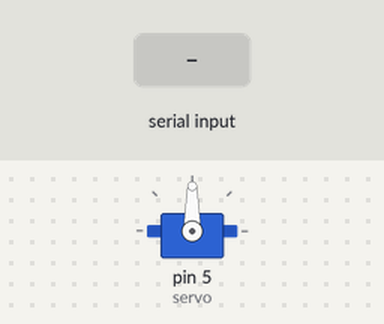
Bench run of a sketch on a simulated Arduino Leonardo, built with avr-gcc and run on an emulated ATmega32U4. Shown: servo. The test bench sets the inputs (shaded band). USB keyboard and mouse output is not drawn.

Above: at 2.2 s.
2.3 s: "30,150\n" received over Serial
At 3.5 s:
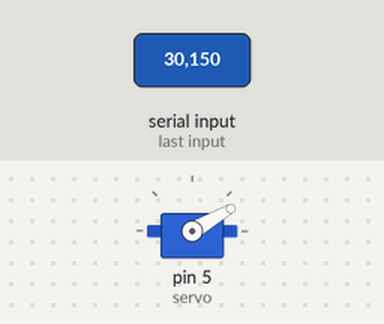
3.8 s: "5\n" received over Serial
At 4.8 s:
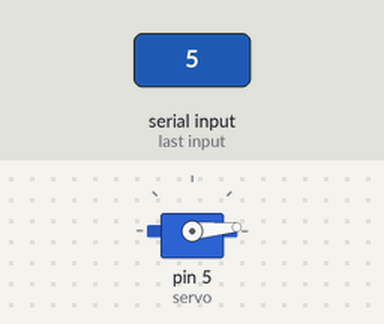
5.3 s: "200\n" received over Serial
At 5.9 s:
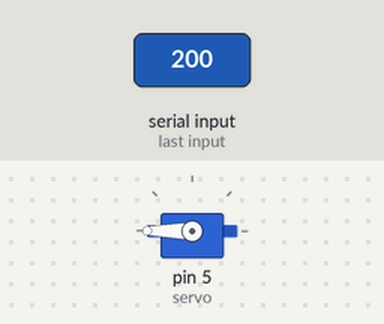
6.8 s: "90,45\n" received over Serial
At 7.1 s:
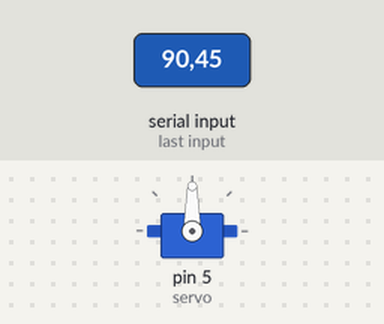
Timing chart, 0 to 9.3 s (numbered marks = the images above; inputs shaded):
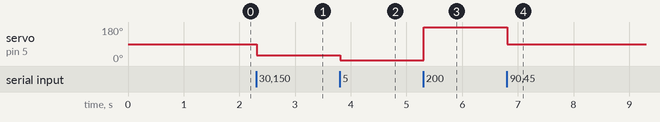

The sketch:

test2.ino
```cpp
#include <Adafruit_MCP23X17.h>
#include <Joystick.h>
#include <Servo.h>

Joystick_ Joystick;
Adafruit_MCP23X17 mcp;
Servo servo;


int lastButtonState[6];

void setup() {
  Serial.begin(9600);
  Serial.setTimeout(10);
  delay(1000);

  if (!mcp.begin_I2C()) {
    Serial.println("Error");
    while (1);
  }

  for(int x=0; x < 6; x++){
    mcp.pinMode(x, INPUT_PULLUP);
    lastButtonState[x] = mcp.digitalRead(x);
  }

  Joystick.begin();

  servo.attach(5);

}

void loop() {
  while(Serial.available()){
    String msg = Serial.readString();
    servo.write(msg.toInt());
  }
  for (int i = 0; i < 6; i++)
  {
//    Serial.print(String(mcp.digitalRead(i)) + " - " + String(lastButtonState[i]) + " | ");

    int currentButtonState = !mcp.digitalRead(i);
    if (currentButtonState != lastButtonState[i])
    {

      if(i < 2){
        Joystick.setButton(i, !currentButtonState);
      }else{
        Joystick.setButton(i, currentButtonState);
      }
      lastButtonState[i] = currentButtonState;
    }
  }

}
```

Measured:
- after the input at 2.3 s, servo on pin 5 (servo): 90° → 30° at once
- after the input at 3.8 s, servo on pin 5 (servo): 30° → 5° at once
- after the input at 5.3 s, servo on pin 5 (servo): 5° → 180° at once
- after the input at 6.8 s, servo on pin 5 (servo): 180° → 90° at once
